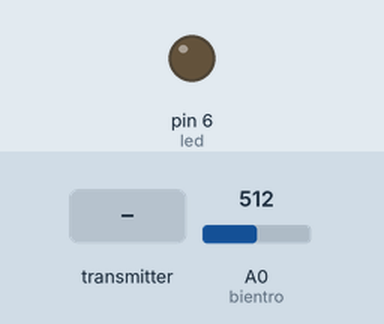
A sketch run on a simulated Arduino Uno, built with avr-gcc and run on an emulated ATmega328P. On the bench: output pins drawn as LEDs (lit = HIGH). The test bench sets the inputs (shaded band); at power-on: A0 (bientro) = 512. No radio packets arrive unless stated; what the sketch prints to the serial monitor is not drawn.

Above: at 1.2 s.
1.3 s: the transmitter starts sending nutnhan = 1
At 1.9 s:
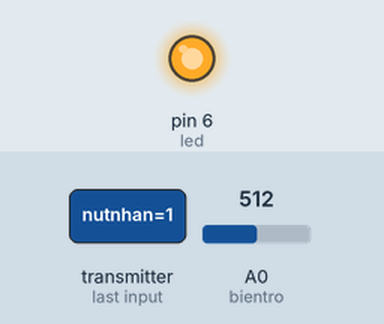
2.8 s: A0 (bientro) set to 561
5.8 s: A0 (bientro) set to 575
7.3 s: the transmitter starts sending nutnhan = 0
At 7.9 s:
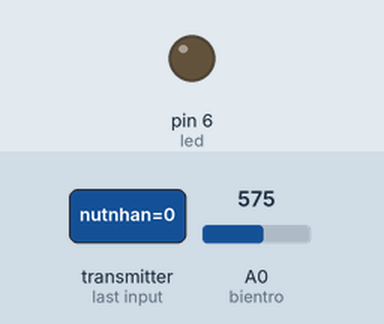
Timing chart, 0 to 10.3 s (numbered marks = the images above; inputs shaded):
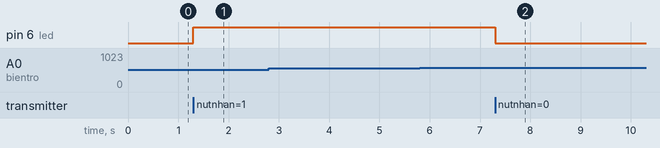

Measured:
- after the input at 1.3 s, pin 6 (led): LOW → HIGH at once
- after the input at 2.8 s, every drawn part: stays the same
- after the input at 5.8 s, every drawn part: stays the same
- after the input at 7.3 s, pin 6 (led): HIGH → LOW at once

The sketch:

test4_TX.ino
```cpp
#include <SPI.h>
#include <nRF24L01.h>
#include <RF24.h>

RF24 radio(7, 8); // CE, CSN
const byte diachi[][6] = {"12345", "10000"}; //0, 1

int led = 6;
boolean nutnhan = 0;
int bientro = A0; int gtbientro; int gtbiendoi;

void setup()
{
  Serial.begin(9600);

  if (!radio.begin())
  {
    Serial.println("Module không khởi động được...!!");
    while (1) {}
  }
  radio.openWritingPipe(diachi[1]);
  //Chỉ có thể mở 1 đường ghi
  //Lệnh openWritingPipe có số đường truyền mặc định là 0
  //Mở 1 kênh có địa chỉ 10000 trên đường truyền 0
  //kênh này chỉ ghi data trên địa chỉ 10000
  radio.openReadingPipe(1, diachi[0]);
  //Có thể mở 6 đường đọc cùng lúc
  //Nhưng đường 0 mặc định dùng cho ghi
  //Lệnh openReadingPipe có thể mở đường truyền từ 1-5
  //Đọc data của địa chỉ 12345 trên đường truyền 1

  radio.setPALevel(RF24_PA_MIN); //Cài bộ khuyết địa công suất ở mức MIN
  radio.setChannel(80);
  radio.setDataRate(RF24_250KBPS);
  if (!radio.available())
  {
    Serial.println("Chưa kết nối được với RX...!!");
    Serial.println("CHỜ KẾT NỐI.......");
  }

  pinMode(led, OUTPUT);
  pinMode(bientro, INPUT);
}

void loop()
{
  radio.stopListening(); //Ngưng nhận
    gtbientro = analogRead(bientro);
    gtbiendoi = map(gtbientro, 0, 1023, 0, 180);
    radio.write(&gtbiendoi, sizeof(gtbiendoi));
    Serial.print("Biến trở gửi: "); Serial.print(gtbiendoi); Serial.print("   ");
    delay(10);

  radio.startListening(); //Bắt đầu nhận
    while(!radio.available());
    radio.read(&nutnhan, sizeof(nutnhan));
    Serial.print("Nhận nút nhấn: "); Serial.println(nutnhan);
    if (nutnhan == HIGH)
     {
       digitalWrite(led, HIGH);
     }
    else
     {
       digitalWrite(led, LOW);
     }
    delay(10);
}
```
